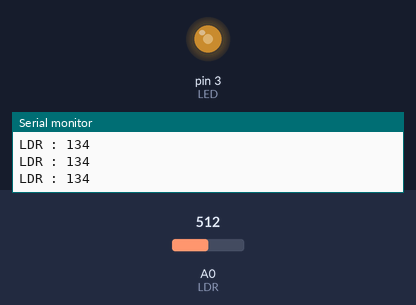
Recording of a sketch running on a simulated Arduino Uno, built with avr-gcc and run on an emulated ATmega328P. Parts: output pins drawn as LEDs (lit = HIGH), the last lines printed to the serial monitor. Inputs (shaded band) come from the test bench; at power-on: A0 (LDR) = 512.

Above: at 1.2 s.
1.3 s: A0 (LDR) set to 401
At 2.5 s:
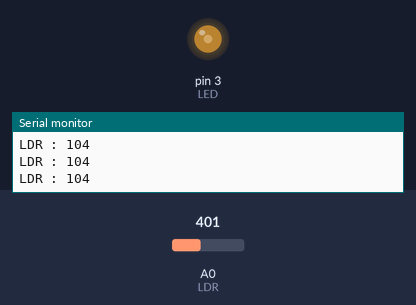
2.8 s: A0 (LDR) set to 368
At 3.7 s:
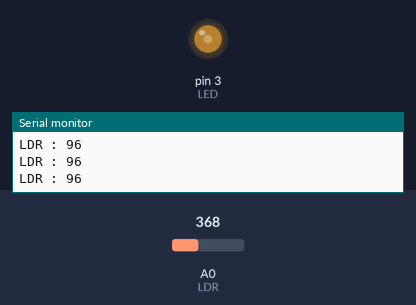
4.3 s: A0 (LDR) set to 44
At 4.8 s:
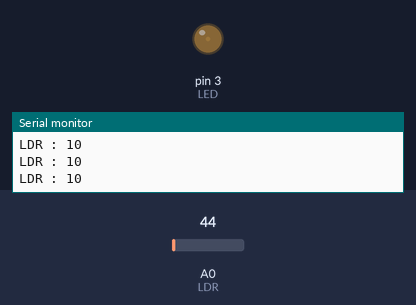
5.8 s: A0 (LDR) set to 36
At 6.2 s:
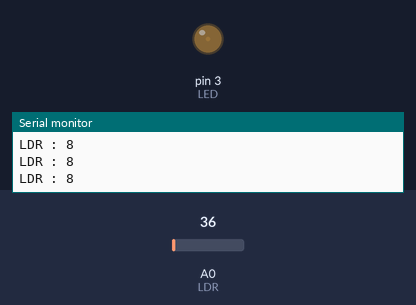
8.8 s: A0 (LDR) set to 0
At 9.5 s:
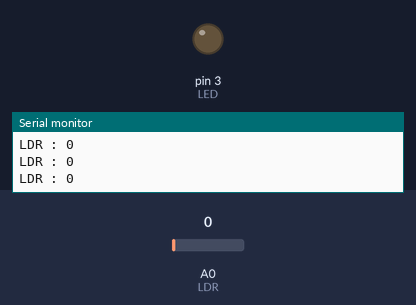
10.3 s: A0 (LDR) set to 900
At 10.7 s:
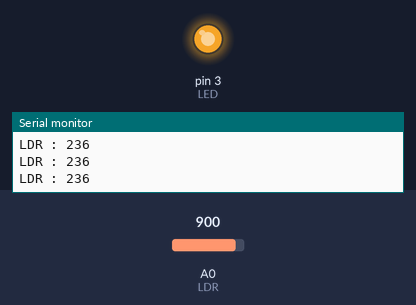
Timing chart, 0 to 12.8 s (numbered marks = the images above; inputs shaded):
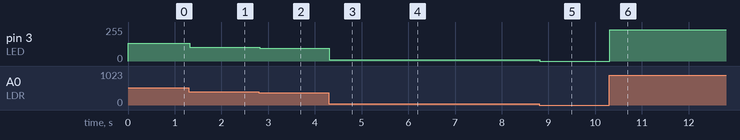

The sketch:

1.LDR_Sensor.ino
```cpp
// INISIALIZATION
int LDR = A0;
int LED = 3;

void setup(){
  Serial.begin(9600);
  pinMode(LED, OUTPUT);
}

void loop(){
  // READ SENSOR
  int readLDR = analogRead(LDR);
  readLDR = map(readLDR, 3, 970, 0, 255);

  // PRINT TO SERIAL
  Serial.println("LDR : " + String(readLDR));

  // LOGICAL PROGRAM
  analogWrite(LED, readLDR);
}
```

Measured:
- after the input at 1.3 s, pin 3 (LED): 134/255 → 104/255 at once
- after the input at 2.8 s, pin 3 (LED): 104/255 → 96/255 at once
- after the input at 4.3 s, pin 3 (LED): 96/255 → 10/255 at once
- after the input at 5.8 s, pin 3 (LED): 10/255 → 8/255 at once
- after the input at 8.8 s, pin 3 (LED): 8/255 → 0/255 at once
- after the input at 10.3 s, pin 3 (LED): 0/255 → 236/255 at once
